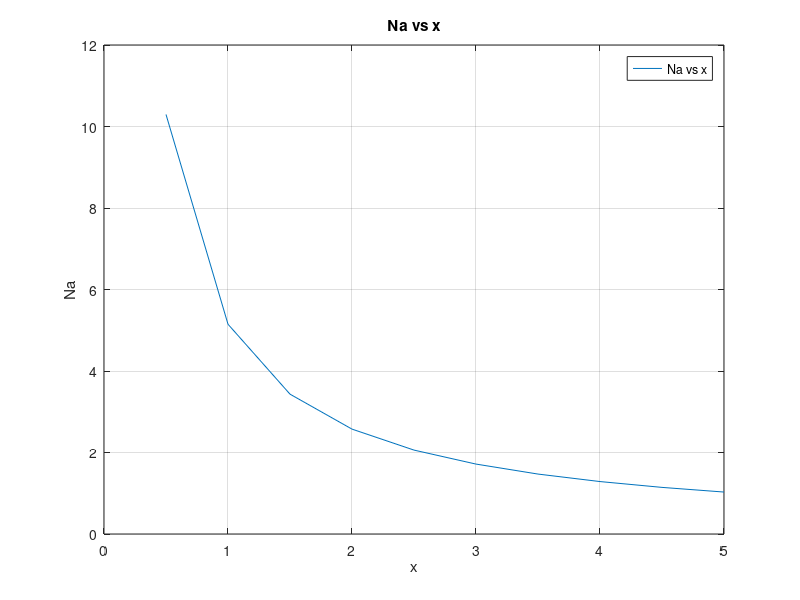

Reproduce this figure in MATLAB.
clc
clear
fprintf(2,'Universidad de las Fuerzas Armadas ESPE ');
fprintf('\nTransferencia de Masa');


%ingreso datos
z = input('\nIngrese el espesor en metros (m) ');
Dab = input('\nIngrese difusividad (m2/s)');
a=0.980;
b=53.6;
xa=0.0288;
xb=0.0092;


%calculo de las posiciones
aa=z/10;
espesor=0:aa:z;

na=((Dab)./espesor.*a).*((b*(xa-xb)))


%gráfica
plot(espesor,na)
grid on
xlabel('x')
ylabel('Na');
title('Na vs x')
legend('Na vs x')




